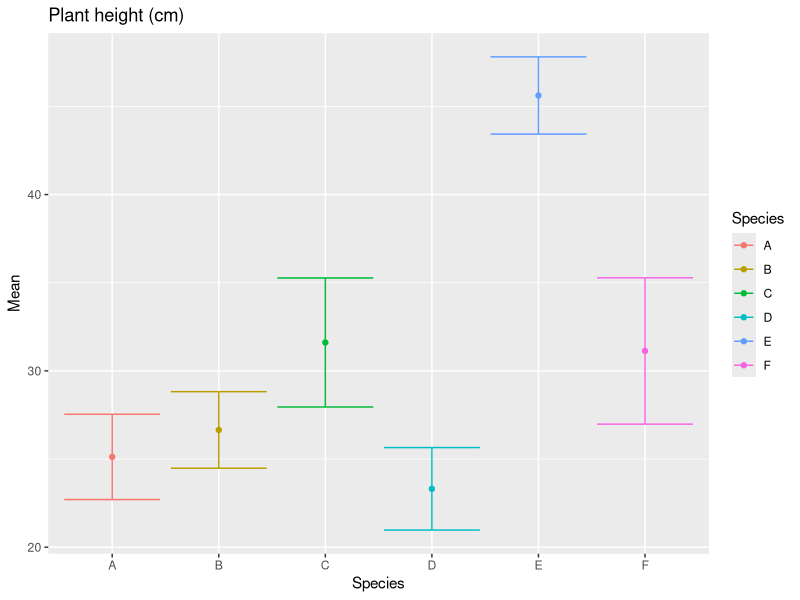
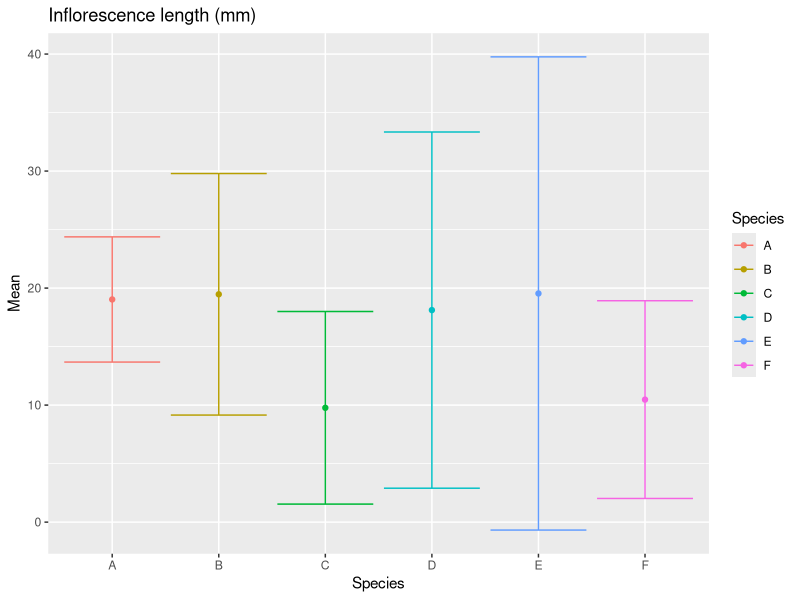
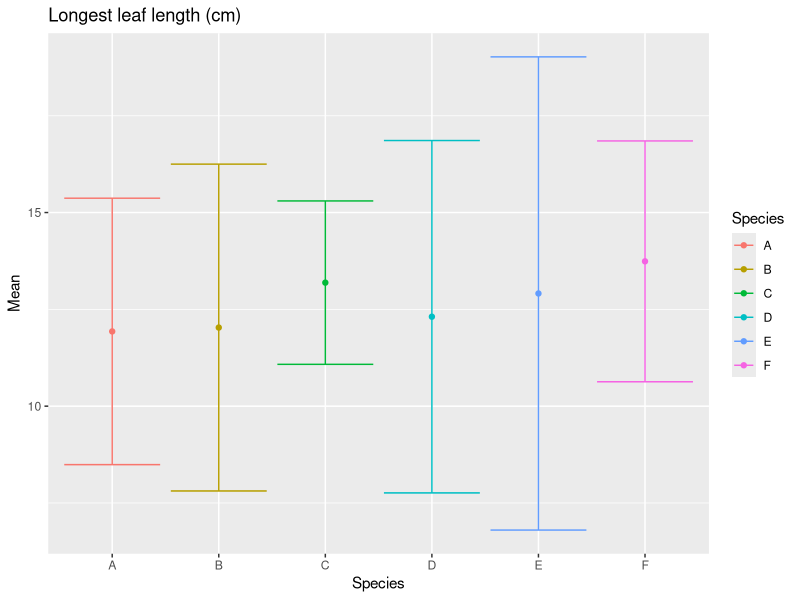
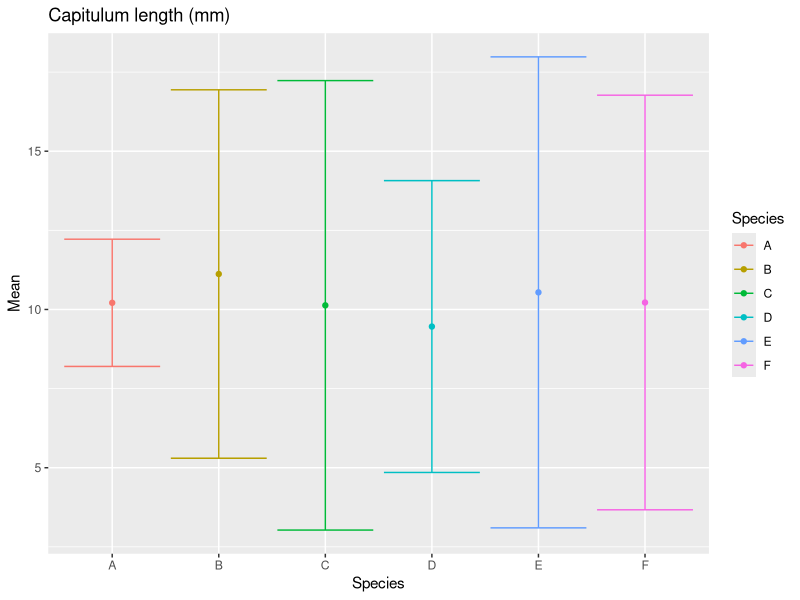
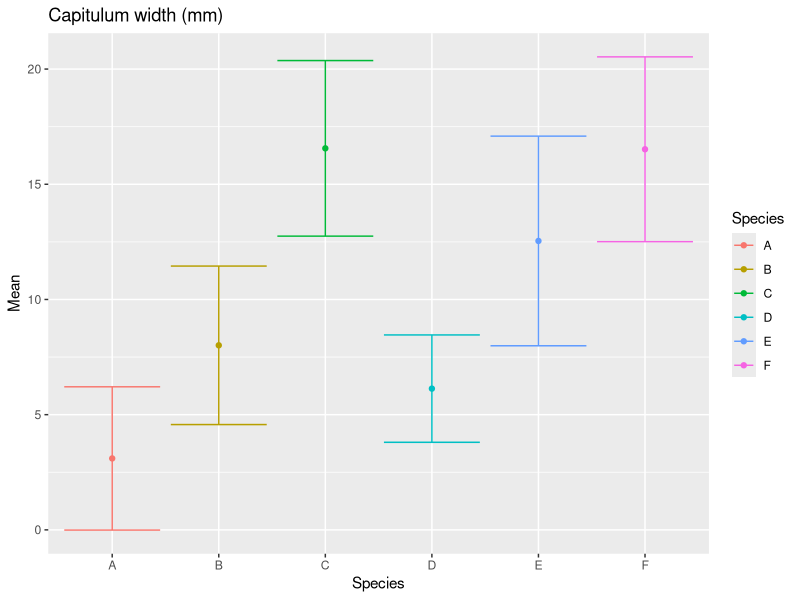
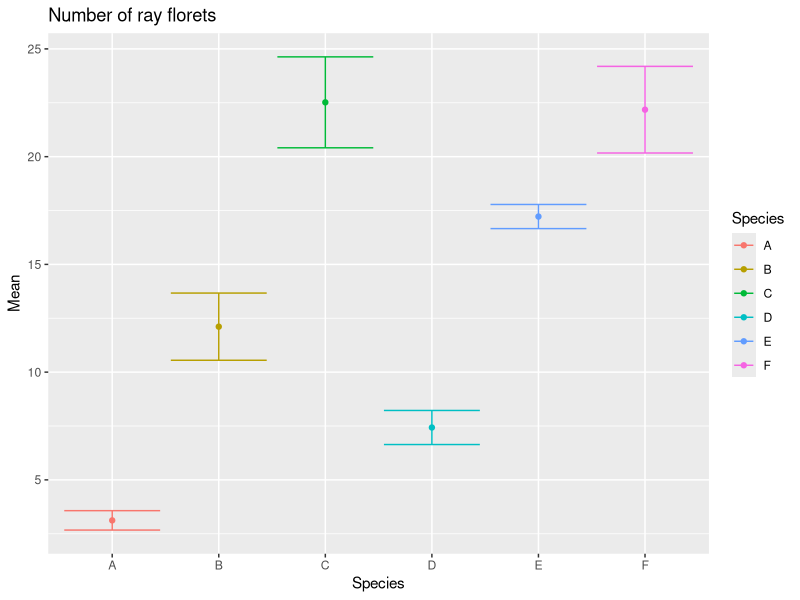
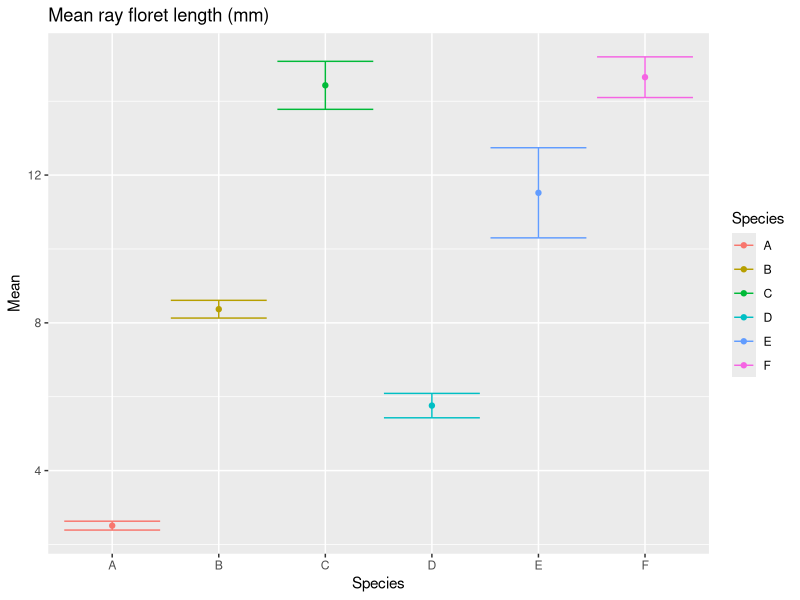
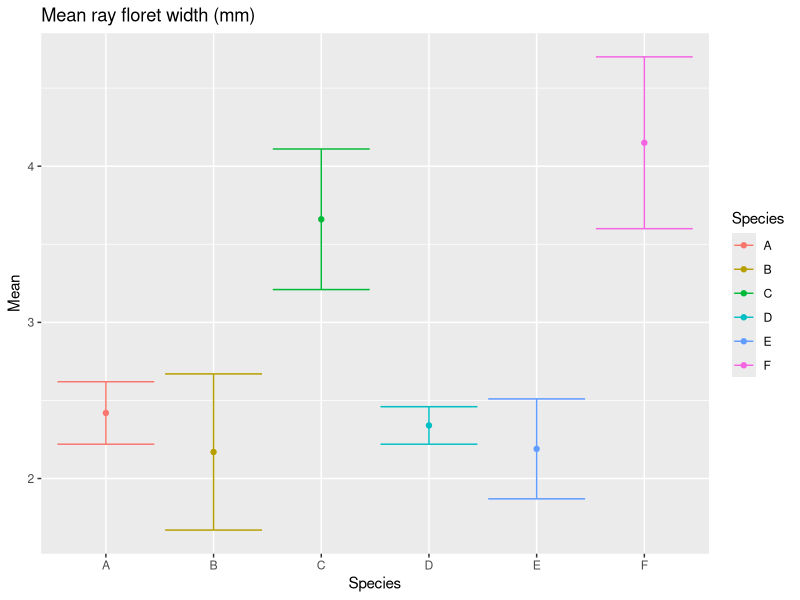

Recreate these plots in R, in order.
## ---- chunk 1
knitr::opts_chunk$set(echo = TRUE)
knitr::opts_chunk$set(tidy.opts = list(width.cutoff = 60), tidy = TRUE)
library(formatR)
library(ggplot2)
library(tidyr)
library(readxl)
## ---- chunk 2
morph_data_avg <- read_excel("data1.xlsx", sheet = "mean")
morph_data_sd <- read_excel("data1.xlsx", sheet = "SD")

morph_data_avg <- t(morph_data_avg)
morph_data_sd <- t(morph_data_sd)
colnames(morph_data_avg) <- morph_data_avg[1,]
colnames(morph_data_sd) <- morph_data_sd[1,]
morph_data_avg <- morph_data_avg[-1,]
morph_data_sd <- morph_data_sd[-1,]
# convert to data frame
morph_data_avg <- as.data.frame(morph_data_avg)
morph_data_sd <- as.data.frame(morph_data_sd)

# append .SD to the column names of morph_data_SD
colnames(morph_data_sd) <- paste(colnames(morph_data_sd), ".sd", sep = "")

Species <- c("A", "B", "C", "D", "E", "F")

# combine Species and morph_data_avg
morph_data <- cbind(morph_data_avg, morph_data_sd)
## ---- chunk 3
# recursively generate a plot of the means and error bars for the SD for each trait with each species with a different colour (species is first column of morph_data_avg)

for (i in 1:8) {
    means <- as.numeric(morph_data[,i])
    high <- as.numeric(means) + as.numeric(morph_data[,i+7])
    low <- as.numeric(means) - as.numeric(morph_data[,i+7])
    measurment <- colnames(morph_data)[i]
    data <- data.frame(Species, means, high, low)
    plot <- ggplot(data, aes(x = Species, y = means, colour = Species)) + geom_point() + geom_errorbar(aes(ymin = low, ymax = high)) + labs(title = measurment, x = "Species", y = "Mean")
    print(plot, width = 7, height = 5)
}
